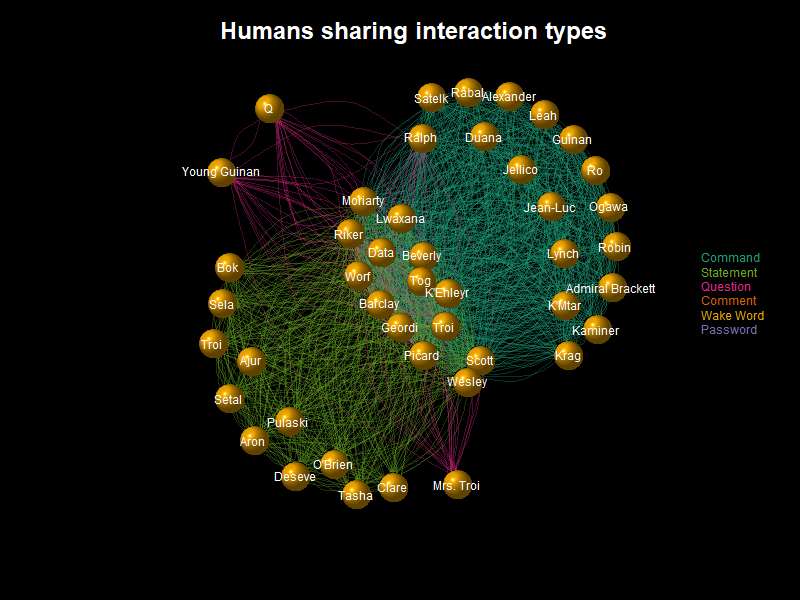

The script that saved this image:
# Tidy Tuesday
# Aug 17, 2021


# Libraries

library(dplyr)
library(tidyr)
library(igraph)
library(RColorBrewer)


# Get the Data
computer <- readr::read_csv('https://raw.githubusercontent.com/rfordatascience/tidytuesday/master/data/2021/2021-08-17/computer.csv')


# Clean up char names

computer %>%
  mutate(char = case_when(
    grepl("com panel", char, ignore.case = TRUE) ~ "Computer",
    grepl("computer", char, ignore.case = TRUE) ~ "Computer",
    grepl("data", char, ignore.case = TRUE) ~ "Data",
    grepl("geordi", char, ignore.case = TRUE) ~ "Geordi",
    grepl("krag", char, ignore.case = TRUE) ~ "Krag",
    grepl("lwaxana", char, ignore.case = TRUE) ~ "Lwaxana",
    grepl("picard", char, ignore.case = TRUE) ~ "Picard",
    grepl("riker", char, ignore.case = TRUE) ~ "Riker",
    grepl("satelk", char, ignore.case = TRUE) ~ "Satelk",
    grepl("worf", char, ignore.case = TRUE) ~ "Worf",
    TRUE ~ char),
    char = gsub("(Cont'D)", "", char, fixed = TRUE),
    char = gsub("(O.S.)", "", char, fixed = TRUE)) %>%
  count(char, pri_type) %>%
  filter(char != "Computer",
         n >= 2) -> df


# Color palette for edges
palette <- brewer.pal(length(unique(df$pri_type)), "Dark2");


# Make the graph object

df %>%
  mutate(edge_color = as.character(factor(pri_type, labels = palette))) %>%
  right_join(df, by = "pri_type") %>%
  select(from = char.x,
         to = char.y,
         edge_color,
         n = n.x) %>%
  filter(from != to) %>%
  graph_from_data_frame(directed = FALSE) -> g


# Communities

ebc <- cluster_fast_greedy(simplify(g))
V(g)$community <- ebc$membership


# Draw some pics

png(file = "./20210816_star_trek/20210816_star_trek.jpeg", width = 800, height = 600)

par(bg = "black")

set.seed(1)

plot(g,
     layout=layout.kamada.kawai,
#     vertex.color = V(g)$community,
     vertex.shape = "sphere",
     vertex.frame.color = NA,
     edge.color = adjustcolor(E(g)$edge_color, alpha.f = 0.3),
     vertex.label.color = "white",
     vertex.label.family = "sans")

legend("right",
       horiz = FALSE,
       legend = unique(df$pri_type),
       text.col = unique(E(g)$edge_color),
       box.lty=0,
       bg = "black")

title("Humans sharing interaction types", cex.main=2, col.main="White")

dev.off()


